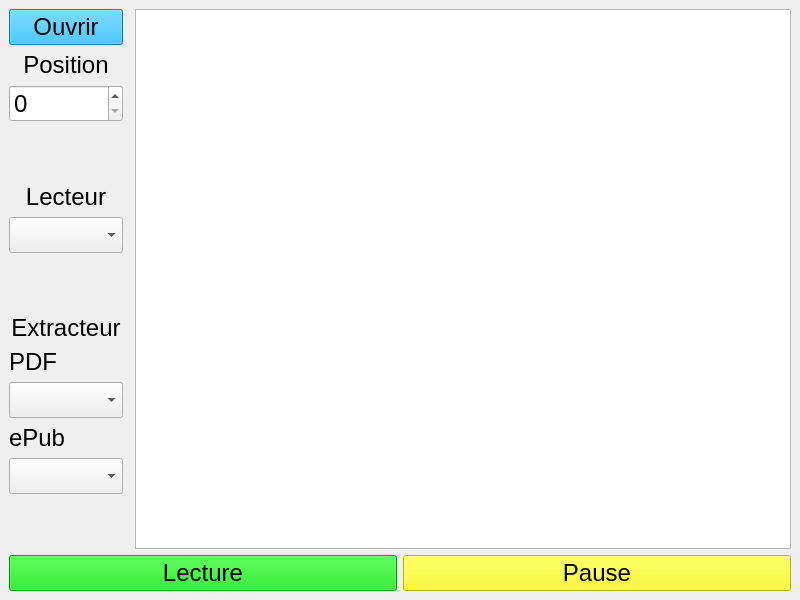
<?xml version="1.0" encoding="UTF-8"?>
<ui version="4.0">
 <class>MainWindow</class>
 <widget class="QMainWindow" name="MainWindow">
  <property name="geometry">
   <rect>
    <x>0</x>
    <y>0</y>
    <width>800</width>
    <height>600</height>
   </rect>
  </property>
  <property name="font">
   <font>
    <pointsize>18</pointsize>
   </font>
  </property>
  <property name="windowTitle">
   <string>Lis</string>
  </property>
  <property name="windowIcon">
   <iconset>
    <normaloff>media/icon.png</normaloff>media/icon.png</iconset>
  </property>
  <widget class="QWidget" name="centralwidget">
   <layout class="QGridLayout" name="gridLayout_2">
    <item row="0" column="2">
     <widget class="QListWidget" name="listWidget"/>
    </item>
    <item row="0" column="0">
     <layout class="QGridLayout" name="gridLayou_left">
      <item row="10" column="0">
       <widget class="QLabel" name="label_epub">
        <property name="text">
         <string>ePub</string>
        </property>
       </widget>
      </item>
      <item row="3" column="0">
       <spacer name="verticalSpacer_1">
        <property name="orientation">
         <enum>Qt::Vertical</enum>
        </property>
        <property name="sizeHint" stdset="0">
         <size>
          <width>20</width>
          <height>40</height>
         </size>
        </property>
       </spacer>
      </item>
      <item row="0" column="0">
       <widget class="QPushButton" name="pushButton_open">
        <property name="font">
         <font>
          <pointsize>18</pointsize>
         </font>
        </property>
        <property name="styleSheet">
         <string notr="true">background-color:rgb(0, 180, 255)</string>
        </property>
        <property name="text">
         <string>Ouvrir</string>
        </property>
       </widget>
      </item>
      <item row="14" column="0">
       <spacer name="verticalSpacer_3">
        <property name="orientation">
         <enum>Qt::Vertical</enum>
        </property>
        <property name="sizeHint" stdset="0">
         <size>
          <width>20</width>
          <height>40</height>
         </size>
        </property>
       </spacer>
      </item>
      <item row="7" column="0">
       <widget class="QLabel" name="label_converter">
        <property name="text">
         <string>Extracteur</string>
        </property>
        <property name="alignment">
         <set>Qt::AlignCenter</set>
        </property>
       </widget>
      </item>
      <item row="4" column="0">
       <widget class="QLabel" name="label_tts">
        <property name="text">
         <string>Lecteur</string>
        </property>
        <property name="alignment">
         <set>Qt::AlignCenter</set>
        </property>
       </widget>
      </item>
      <item row="5" column="0">
       <widget class="QComboBox" name="comboBox_tts"/>
      </item>
      <item row="11" column="0">
       <widget class="QComboBox" name="comboBox_epub"/>
      </item>
      <item row="8" column="0">
       <widget class="QLabel" name="label_pdf">
        <property name="text">
         <string>PDF</string>
        </property>
       </widget>
      </item>
      <item row="9" column="0">
       <widget class="QComboBox" name="comboBox_pdf"/>
      </item>
      <item row="1" column="0">
       <widget class="QLabel" name="label_position">
        <property name="text">
         <string>Position</string>
        </property>
        <property name="alignment">
         <set>Qt::AlignCenter</set>
        </property>
       </widget>
      </item>
      <item row="2" column="0">
       <widget class="QSpinBox" name="spinBox_position">
        <property name="maximum">
         <number>999999</number>
        </property>
       </widget>
      </item>
      <item row="6" column="0">
       <spacer name="verticalSpacer_2">
        <property name="orientation">
         <enum>Qt::Vertical</enum>
        </property>
        <property name="sizeHint" stdset="0">
         <size>
          <width>20</width>
          <height>40</height>
         </size>
        </property>
       </spacer>
      </item>
     </layout>
    </item>
    <item row="1" column="0" colspan="3">
     <layout class="QHBoxLayout" name="horizontalLayout_down">
      <item>
       <widget class="QPushButton" name="pushButton_play">
        <property name="styleSheet">
         <string notr="true">background-color:rgb(0, 215, 0)</string>
        </property>
        <property name="text">
         <string>Lecture</string>
        </property>
       </widget>
      </item>
      <item>
       <widget class="QPushButton" name="pushButton_pause">
        <property name="font">
         <font>
          <pointsize>18</pointsize>
         </font>
        </property>
        <property name="styleSheet">
         <string notr="true">background-color:rgb(250, 250, 0)</string>
        </property>
        <property name="text">
         <string>Pause</string>
        </property>
       </widget>
      </item>
     </layout>
    </item>
   </layout>
  </widget>
 </widget>
 <resources/>
 <connections>
  <connection>
   <sender>listWidget</sender>
   <signal>itemPressed(QListWidgetItem*)</signal>
   <receiver>MainWindow</receiver>
   <slot>textLineSelectionChanged()</slot>
   <hints>
    <hint type="sourcelabel">
     <x>462</x>
     <y>277</y>
    </hint>
    <hint type="destinationlabel">
     <x>399</x>
     <y>299</y>
    </hint>
   </hints>
  </connection>
  <connection>
   <sender>spinBox_position</sender>
   <signal>valueChanged(int)</signal>
   <receiver>MainWindow</receiver>
   <slot>setCurrentLine(int)</slot>
   <hints>
    <hint type="sourcelabel">
     <x>65</x>
     <y>105</y>
    </hint>
    <hint type="destinationlabel">
     <x>399</x>
     <y>299</y>
    </hint>
   </hints>
  </connection>
  <connection>
   <sender>pushButton_play</sender>
   <signal>clicked()</signal>
   <receiver>MainWindow</receiver>
   <slot>play()</slot>
   <hints>
    <hint type="sourcelabel">
     <x>203</x>
     <y>571</y>
    </hint>
    <hint type="destinationlabel">
     <x>399</x>
     <y>299</y>
    </hint>
   </hints>
  </connection>
 </connections>
 <slots>
  <slot>setCurrentLine(int)</slot>
  <slot>textLineSelectionChanged()</slot>
  <slot>play()</slot>
 </slots>
</ui>
